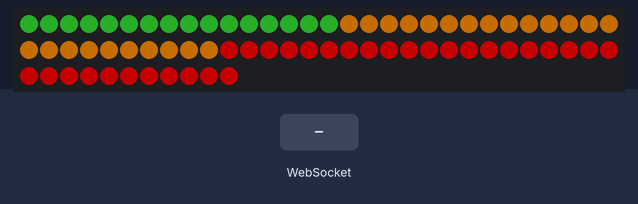
Recording of a sketch running on a simulated ESP8266 (NodeMCU). On the bench: 71 RGB LEDs in strip order, left to right, continuing on the next row. The inputs (shaded band) are chosen by the test bench. Dim RGB values are drawn brighter than linear; WiFi joins after 1.5 s; servers stay silent unless stated; what the sketch prints to the serial monitor is not drawn.

Above: at 3.7 s.
3.8 s: WebSocket text "c" received
At 4.9 s:
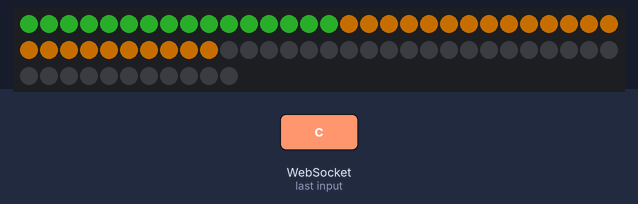
5.3 s: WebSocket text "p" received
At 6.0 s:
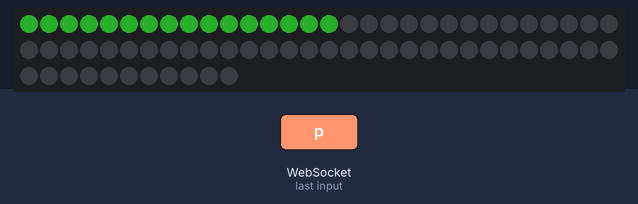
6.8 s: WebSocket text "l" received
At 7.2 s:
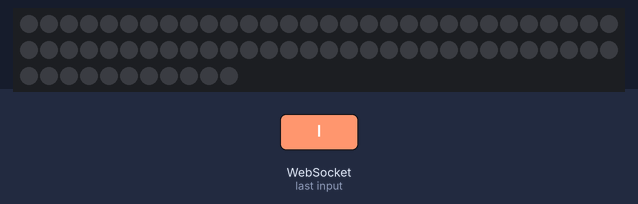
Timing chart, 0 to 9.8 s (numbered marks = the images above; inputs shaded):
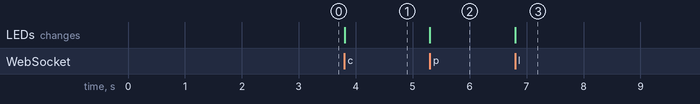

Measured:
- after the input at 3.8 s, the LEDs: change at once (image 1)
- after the input at 5.3 s, the LEDs: change at once (image 2)
- after the input at 6.8 s, the LEDs: change at once (image 3)

The sketch:

sunflower.ino
```cpp
//#include <ETH.h>
//#include <WiFi.h>
//#include <WiFiAP.h>
#include <WiFiClient.h>
//#include <WiFiGeneric.h>
//#include <WiFiMulti.h>
//#include <WiFiScan.h>
#include <WiFiServer.h>
//#include <WiFiSTA.h>
//#include <WiFiType.h>
//#include <WiFiUdp.h>

/*------------------------------------------------------------------------------
  11/03/2020
  Author: Szymanski Works LLC
  Platforms: ESP8266
  Language: C++/Arduino
  File: sunflower.ino
  ------------------------------------------------------------------------------
  Description:
  Code for Sunflower neopixels that allows controller to control lighting

  Websocket programming based on this tutorial:

                  https://www.youtube.com/watch?v=ROeT-gyYZfw

------------------------------------------------------------------------------*/
#include <ESP8266WiFi.h>
#include <ESP8266WebServer.h>
#include <WebSocketsServer.h>
#include <FastLED.h>

#define DATA_PIN  5
#define LED_TYPE    WS2811
#define COLOR_ORDER GRB
#define NUM_LEDS    71
#define LLEAF_ST 0
#define LLEAF_SZ 8
#define RLEAF_ST 8
#define RLEAF_SZ 8
#define ALL_LEAF_ST 0
#define ALL_LEAF_SZ 16
#define PETALS_ST 16
#define PETALS_SZ 24
#define CENTER_ST 40
#define CENTER_SZ 31

CRGB leds[NUM_LEDS];
#define BRIGHTNESS          96
#define FRAMES_PER_SECOND  120

#define DEBUG

ESP8266WebServer server;
WebSocketsServer webSocket = WebSocketsServer(81);

uint8_t pin_led = 2;
char* ssid = "Rainbow";
char* password = "Un1c0rn!";

char webpage[] PROGMEM = R"=====(
<html>
<head>
<style>
.pollengroup{
  ;
}
.petalgroup{
  ;
}
.leavesgroup{
  ;
}

.slidecontainer {
  width: 100%;
}

.slider {
  -webkit-appearance: none;
  width: 80%;
  height: 15px;
  border-radius: 5px;
  background: #d3d3d3;
  outline: none;
  opacity: 0.7;
  -webkit-transition: .2s;
  transition: opacity .2s;
}

.slider:hover {
  opacity: 1;
}

.slider::-webkit-slider-thumb {
  -webkit-appearance: none;
  appearance: none;
  width: 25px;
  height: 25px;
  border-radius: 50%;
  background: #4CAF50;
  cursor: pointer;
}

.slider::-moz-range-thumb {
  width: 25px;
  height: 25px;
  border-radius: 50%;
  background: #4CAF50;
  cursor: pointer;
}
</style>

</head>
<body onload="javascript:init()">
<div class="pollengroup">
<h1>Pollen</h1>
<div>
<div class="slidecontainer">
 <p><input oninput="changeAll()" onchange="changeAll()" type="range" min="0" max="255" value="127" class="slider" id="myRangeR">
  RED: <span id="demoR"></span></p>
</div>

<div class="slidecontainer">
 <p><input oninput="changeAll()" onchange="changeAll()" type="range" min="0" max="255" value="127" class="slider" id="myRangeG">
  GREEN: <span id="demoG"></span></p>
</div>

<div class="slidecontainer">
 <p><input oninput="changeAll()" onchange="changeAll()" type="range" min="0" max="255" value="127" class="slider" id="myRangeB">
  BLUE: <span id="demoB"></span></p>
</div>
</div>

<div style="width:80px; height: 80px; border: 5px outset black; background: #7F7F7F;"id="demoBack">
</div>

</div>
<hr/>

<div class="petalsgroup">
<h1>Petals</h1>
<div>
<div class="slidecontainer">
 <p><input oninput="changeAllPetals()" onchange="changeAllPetals()" type="range" min="0" max="255" value="127" class="slider" id="petalRangeR">
  RED: <span id="petalR"></span></p>
</div>

<div class="slidecontainer">
 <p><input oninput="changeAllPetals()" onchange="changeAllPetals()" type="range" min="0" max="255" value="127" class="slider" id="petalRangeG">
  GREEN: <span id="petalG"></span></p>
</div>

<div class="slidecontainer">
 <p><input oninput="changeAllPetals()" onchange="changeAllPetals()" type="range" min="0" max="255" value="127" class="slider" id="petalRangeB">
  BLUE: <span id="petalB"></span></p>
</div>
</div>

<div style="width:80px; height: 80px; border: 5px outset black; background: #7F7F7F;"id="petalBack">
</div>

</div>
<hr/>

<div class="leavesgroup">
<h1>Leaves</h1>
<div>
<div class="slidecontainer">
 <p><input oninput="changeAllLeaves()" onchange="changeAllLeaves()" type="range" min="0" max="255" value="127" class="slider" id="leavesRangeR">
  RED: <span id="leavesR"></span></p>
</div>

<div class="slidecontainer">
 <p><input oninput="changeAllLeaves()" onchange="changeAllLeaves()" type="range" min="0" max="255" value="127" class="slider" id="leavesRangeG">
  GREEN: <span id="leavesG"></span></p>
</div>

<div class="slidecontainer">
 <p><input oninput="changeAllLeaves()" onchange="changeAllLeaves()" type="range" min="0" max="255" value="127" class="slider" id="leavesRangeB">
  BLUE: <span id="leavesB"></span></p>
</div>
</div>

<div style="width:80px; height: 80px; border: 5px outset black; background: #7F7F7F;"id="leavesBack">
</div>

</div>
<hr/>


</body>
<script>
  var Socket;
  function init(){
    Socket = new WebSocket('ws://' + window.location.hostname + ':81/');

    var r = 127;
    var g = 127;
    var b = 127;
    document.getElementById('demoBack').style.backgroundColor = "rgb(" + r + "," + g + "," + b + ")";
    document.getElementById('petalBack').style.backgroundColor = "rgb(" + r + "," + g + "," + b + ")";
    document.getElementById('leavesBack').style.backgroundColor = "rgb(" + r + "," + g + "," + b + ")";
  }

var sliderR = document.getElementById("myRangeR");
var outputR = document.getElementById("demoR");
var divback = document.getElementById("demoBack");
outputR.innerHTML = sliderR.value;
sliderR.oninput = function() {
  outputR.innerHTML = this.value;
  changeAll();
}

var sliderG = document.getElementById("myRangeG");
var outputG = document.getElementById("demoG");
outputG.innerHTML = sliderG.value;
sliderG.oninput = function() {
  outputG.innerHTML = this.value;
  changeAll();
}

var sliderB = document.getElementById("myRangeB");
var outputB = document.getElementById("demoB");
outputB.innerHTML = sliderB.value;
sliderB.oninput = function() {
  outputB.innerHTML = this.value;
  changeAll();
}

function changeAll() {
    var r = document.getElementById('demoR').innerHTML;
    var g = document.getElementById('demoG').innerHTML;
    var b = document.getElementById('demoB').innerHTML;
    var hexColor =  'c'+ r + ','+  g + ','+ b ;
    document.getElementById('demoBack').style.backgroundColor = "rgb(" + r + "," + g + "," + b + ")";
    Socket.send(hexColor);
}

var sliderPetalR = document.getElementById("petalRangeR");
var outputPetalR = document.getElementById("petalR");
var divbackPetal = document.getElementById("petalBack");
outputPetalR.innerHTML = sliderPetalR.value;
sliderPetalR.oninput = function() {
  outputPetalR.innerHTML = this.value;
  changeAllPetals();
}

var sliderPetalG = document.getElementById("petalRangeG");
var outputPetalG = document.getElementById("petalG");
outputPetalG.innerHTML = sliderPetalG.value;
sliderPetalG.oninput = function() {
  outputPetalG.innerHTML = this.value;
  changeAllPetals();
}

var sliderPetalB = document.getElementById("petalRangeB");
var outputPetalB = document.getElementById("petalB");
outputPetalB.innerHTML = sliderPetalB.value;
sliderPetalB.oninput = function() {
  outputPetalB.innerHTML = this.value;
  changeAllPetals();
}

function changeAllPetals() {
    var r = document.getElementById('petalR').innerHTML;
    var g = document.getElementById('petalG').innerHTML;
    var b = document.getElementById('petalB').innerHTML;
    var hexColor =  'p'+ r + ','+  g + ','+ b ;
    document.getElementById('petalBack').style.backgroundColor = "rgb(" + r + "," + g + "," + b + ")";
    Socket.send(hexColor);
}

var sliderLeavesR = document.getElementById("leavesRangeR");
var outputLeavesR = document.getElementById("leavesR");
var divbackLeaves = document.getElementById("leavesBack");
outputLeavesR.innerHTML = sliderLeavesR.value;
sliderLeavesR.oninput = function() {
  outputLeavesR.innerHTML = this.value;
  changeAllLeaves();
}

var sliderLeavesG = document.getElementById("leavesRangeG");
var outputLeavesG = document.getElementById("leavesG");
outputLeavesG.innerHTML = sliderLeavesG.value;
sliderLeavesG.oninput = function() {
  outputLeavesG.innerHTML = this.value;
  changeAllLeaves();
}

var sliderLeavesB = document.getElementById("leavesRangeB");
var outputLeavesB = document.getElementById("leavesB");
outputLeavesB.innerHTML = sliderLeavesB.value;
sliderLeavesB.oninput = function() {
  outputLeavesB.innerHTML = this.value;
  changeAllLeaves();
}

function changeAllLeaves() {
    var r = document.getElementById('leavesR').innerHTML;
    var g = document.getElementById('leavesG').innerHTML;
    var b = document.getElementById('leavesB').innerHTML;
    var hexColor =  'l'+ r + ','+  g + ','+ b ;
    document.getElementById('leavesBack').style.backgroundColor = "rgb(" + r + "," + g + "," + b + ")";
    Socket.send(hexColor);
}
</script>
</html>
)=====";

void setup()
{
  // tell FastLED about the LED strip configuration
  FastLED.addLeds<LED_TYPE,DATA_PIN,COLOR_ORDER>(leds, NUM_LEDS).setCorrection(TypicalLEDStrip);
  // set master brightness control
  FastLED.setBrightness(BRIGHTNESS);
  sunflower();
  FastLED.show();
  delay(1000);

  WiFi.begin(ssid,password);
#ifdef DEBUG
    Serial.begin(115200);
#endif
  while(WiFi.status()!=WL_CONNECTED)
  {
#ifdef DEBUG
    Serial.print(".");
#endif
    delay(500);
  }
#ifdef DEBUG
  Serial.println("");
  Serial.print("IP Address: ");
  Serial.println(WiFi.localIP());
#endif
  server.on("/",[](){
    server.send_P(200, "text/html", webpage);
     });
  server.begin();
  webSocket.begin();
  webSocket.onEvent(webSocketEvent);
}

void loop()
{
  webSocket.loop();
  server.handleClient();
}

void webSocketEvent(uint8_t num, WStype_t type, uint8_t *payload, size_t length)
{
  if(type == WStype_TEXT){
    if(payload[0] == 'c'){  // check for center
      char * pEnd;
      uint8_t redVal = (uint8_t) strtol((const char *) &payload[1], &pEnd, 10);
      uint8_t greenVal = (uint8_t) strtol( pEnd+1, &pEnd, 10);
      uint8_t blueVal = (uint8_t) strtol( pEnd+1, NULL, 10);
#ifdef DEBUG
      Serial.println(redVal);
      Serial.println(greenVal);
      Serial.println(blueVal);
#endif
      fillSunFlowerPollen(redVal,greenVal ,blueVal);
      FastLED.show();
    }
    if(payload[0] == 'p'){  // check for center
      char * pEnd;
      uint8_t redVal = (uint8_t) strtol((const char *) &payload[1], &pEnd, 10);
      uint8_t greenVal = (uint8_t) strtol( pEnd+1, &pEnd, 10);
      uint8_t blueVal = (uint8_t) strtol( pEnd+1, NULL, 10);
#ifdef DEBUG
      Serial.println(redVal);
      Serial.println(greenVal);
      Serial.println(blueVal);
#endif
      fillSunFlowerPetals(redVal,greenVal ,blueVal);
      FastLED.show();
    }
    if(payload[0] == 'l'){  // check for center
      char * pEnd;
      uint8_t redVal = (uint8_t) strtol((const char *) &payload[1], &pEnd, 10);
      uint8_t greenVal = (uint8_t) strtol( pEnd+1, &pEnd, 10);
      uint8_t blueVal = (uint8_t) strtol( pEnd+1, NULL, 10);
#ifdef DEBUG
      Serial.println(redVal);
      Serial.println(greenVal);
      Serial.println(blueVal);
#endif
      fillSunFlowerLeaves(redVal,greenVal ,blueVal);
      FastLED.show();
    }
  }
#ifdef DEBUG
    for(int i=0; i< length; i++)
      Serial.print((char) payload[i]);
    Serial.println();
#endif
}

void fillSunFlowerPollen( uint8_t r,uint8_t g,uint8_t b)
{
   fill_solid( &leds[CENTER_ST],CENTER_SZ, CRGB(r,g,b));     //center 41-71
}

void fillSunFlowerPetals( uint8_t r,uint8_t g,uint8_t b)
{
   fill_solid( &leds[PETALS_ST],PETALS_SZ, CRGB(r,g,b));     //petals 17-40
}

void fillSunFlowerLeaves( uint8_t r,uint8_t g,uint8_t b)
{
   fill_solid( &leds[ALL_LEAF_ST],ALL_LEAF_SZ, CRGB(r,g,b));     //leaves 1-16
}

void sunflower()
{
  fill_solid( &leds[LLEAF_ST],LLEAF_SZ,  CRGB(34,139,34));     //left  leaf 1-8
  fill_solid( &leds[RLEAF_ST],RLEAF_SZ, CRGB(34,139,34));     //right leaf 9-16
  fill_solid( &leds[PETALS_ST],PETALS_SZ, CRGB(255,140,0));     //petals 17-40
  fill_solid( &leds[CENTER_ST],CENTER_SZ, CRGB(255,0,0));     //center 41-71
}

void toggleLED()
{
  digitalWrite(pin_led,!digitalRead(pin_led));
  server.send_P(200,"text/html", webpage);
}
```
